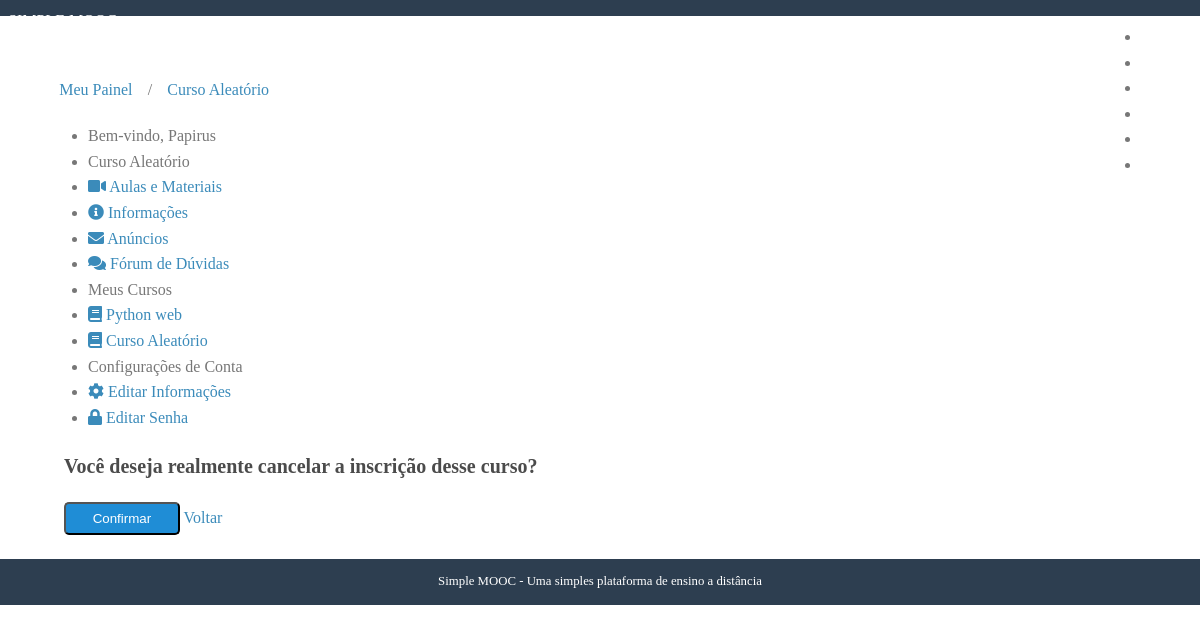
Page /cursos/curso-aleatorio/cancelar-inscricao/ (signed in) on the committed database.
### courses/models.py (models this page shows, shortened)
class Course(models.Model):
    name = models.CharField('Nome', max_length=100)
    slug = models.SlugField('Atalho')
    description = models.TextField('Descrição', blank=True)
    about = models.TextField('Sobre o curso', blank = True)
    start_date = models.DateField(
        'Data de inicio', null=True, blank=True
    )
    image = models.ImageField(
        upload_to='courses/images', verbose_name='Imagem',
        null=True, blank=True
    )
    created_at = models.DateField(
        'Criado em', auto_now_add=True
    )
    updated_at = models.DateField(
        'Atualizado em', auto_now = True
    )
    objects = CourseManager()
    def __str__(self):
        return self.name
    class Meta:
        verbose_name = 'Curso'
        verbose_name_plural = 'Cursos'
        ordering = ['name']

class Enrollment(models.Model):
    STATUS_CHOICES = (
        (0, 'Pendente'),
        (1, 'Aprovado'),
        (2, 'Cancelado')
    )
    user = models.ForeignKey(
        settings.AUTH_USER_MODEL, verbose_name='Usuário',
        related_name='enrollments', on_delete=models.CASCADE,
    )
    course = models.ForeignKey(
        Course, verbose_name='Curso',
        related_name='enrollments', on_delete=models.CASCADE
    )
    status = models.IntegerField('Situação', choices=STATUS_CHOICES,
        default = 0,
        blank = True,
    )
    created_at = models.DateTimeField('Criado em', auto_now_add=True)
    updated_at = models.DateTimeField('Atualizado em', auto_now=True)
    class Meta:
        verbose_name = 'Inscrição'
        verbose_name_plural = 'Incrições'
        unique_together = (('user', 'course'),)

### accounts/models.py (models this page shows, shortened)
class User(AbstractUser, PermissionsMixin):
    username = models.CharField('Nome do usuário', max_length=30, unique = True,
    validators=[validators.RegexValidator(re.compile('^[\w.@+-]+$'),
            'O nome de usuário só pode conter letras, digitos ou os '
            'seguintes caracteres: @/./+/-/_', 'invalid')]
    )
    email = models.EmailField('E-mail', unique=True)
    name = models.CharField('Nome', max_length=100, blank=True)
    is_active = models.BooleanField('Está Ativo?', blank=True, default=True)
    is_staff = models.BooleanField('É da equipe', blank=True, default=False)
    is_superuser = models.BooleanField('É da equipe', blank=True, default=False)
    date_joined = models.DateTimeField('Data de Entrada', auto_now_add=True)
    objects = UserManager()
    USERNAME_FIELD = 'username'
    REQUIRED_FIELDS = ['email']
    def __str__(self):
        return self.name or self.username
    class Meta:
        verbose_name = 'Usuário'
        verbose_name_plural = 'Usuários'

### courses/views.py (the view)
# urls.py: path('<str:slug>/cancelar-inscricao/', views.undo_enrollment, name='undo_enrollment'),
@login_required
def undo_enrollment(request, slug):
    course = get_object_or_404(Course, slug=slug)
    enrollment = get_object_or_404(
        Enrollment, user=request.user, course=course
    )
    if request.method == 'POST':
        enrollment.delete()
        messages.success(request, 'Sua inscrição foi cancelada com sucesso')
        return redirect('accounts:dashboard')
    template = 'courses/undo_enrollment.html'
    context = {
        'enrollment': enrollment,
        'course': course,
    }
    return render(request, template, context)

### accounts/templatetags/courses_tags.py (called while the page is built)
@register.simple_tag
def load_my_courses(user):
    return Enrollment.objects.filter(user=user)

### courses/templates/courses/undo_enrollment.html (shortened to what this page needs)
{% extends 'courses/course_dashboard.html' %}
{% block dashboard_content %}
    <form action="" method='POST'>
        <h3>Você deseja realmente cancelar a inscrição desse curso?</h3>
        <div class="pure-controls">
            <button type="submit" class="pure-button pure-button-primary">Confirmar</button>
            <a href="{% url 'courses:announcements' enrollment.course.slug %}" class="pure-button">Voltar</a>
        </div>
    </form>
{% endblock dashboard_content %}

### courses/templates/courses/course_dashboard.html
{% extends "accounts/dashboard.html" %}
{% block breadcrumb %}
    {{ block.super }}
    <li>/</li>
    <li>
        <a href="{% url 'courses:announcements' course.slug %}">{{ course }}</a>
    </li>
{% endblock breadcrumb %}
{% block menu_options %}
    <li class="pure-menu-heading">
        {{ course }}
    </li>
    <li>
        <a href="{% url 'courses:lessons' course.slug %}">
            <i class="fa fa-video"></i>
            Aulas e Materiais
        </a>
    </li>
    <li>
        <a href="#">
            <i class="fa fa-info-circle"></i>
            Informações
        </a>
    </li>
    <li>
        <a href="{% url 'courses:announcements' course.slug %}">
            <i class="fa fa-envelope"></i>
            Anúncios
        </a>
    </li>
    <li>
        <a href="#">
            <i class="fa fa-comments"></i>
            Fórum de Dúvidas
        </a>
    </li>
    {{ block.super }}
{% endblock menu_options %}

### accounts/templates/accounts/dashboard.html (shortened to what this page needs)
{% extends 'base.html' %}
{% load courses_tags %}
{% block content %}
    {% load_my_courses user as enrollments %}
    <div class="pure-g-r content-ribbon">
        <div class="pure-u-1">
            <ul class="breadcrumb">
                {% block breadcrumb %}
                    <li>
                        <a href="{% url 'accounts:dashboard' %}">Meu Painel</a></li>
                {% endblock breadcrumb %}
            </ul>
        </div>
        <div class=" pure-u-1-3"="pure-u-1-3"">
                            <div class="pure-menu pure-menu-open">
                                <ul>
                                    <li class="pure-menu-heading">
                                        Bem-vindo,
                                        {{ user }}
                                    </li>
                                    {% block menu_options %}
                                        <li class="pure-menu-heading">Meus Cursos</a>
                                        {% for enrollment in enrollments %}
                                            <li>
                                                <a href="{% url 'courses:announcements' enrollment.course.slug %}">
                                                    <i class="fas fa-book"></i>
                                                    {{ enrollment.course }}
                                                </a>
                                            </li>
                                            {% empty %}
                                            <li>Nenhum curso encontrado</li>
                                        {% endfor %}
                                        <li class="pure-menu-heading">Configurações de Conta</li>
                                        <li>
                                            <a href="{% url 'accounts:edit' %}">
                                                <i class="fas fa-cog"></i>
                                                Editar Informações
                                            </a>
                                        </li>
                                        <li>
                                            <a href="{% url 'accounts:edit_password' %}">
                                                <i class="fas fa-lock"></i>
                                                Editar Senha
                                            </a>
                                        </li>
                                    {% endblock menu_options %}
                                </ul>
                            </div>
                        </div>
                        <div class="pure-u-2-3">
                            <div class="inner">
                                {% block dashboard_content %}{% endblock dashboard_content %}
                            </div>
                        </div>
                    </div>
                {% endblock content %}

### core/static/css/styles.css (style rules this page uses)
* { -webkit-box-sizing: border-box; -moz-box-sizing: border-box; box-sizing: border-box; }
body { margin: 0 auto; line-height: 1.7em; }
a { color: #3b8bba; }
.content .content-ribbon { margin: 1.5em 3em; }
.pure-button-primary { background-color: #1f8dd6; color: white; padding: 0.5em 2em; border-radius: 5px; }
.inner { padding: 0em 1em; }
ul.breadcrumb { padding: 0; }
ul.breadcrumb li { display: inline-block; }
ul.breadcrumb li a { display: inline-block; padding: 0.3em 0.7em; }
body { min-width: 320px; color: #777; line-height: 1.6; }
h1, h2, h3, h4, h5, h6 { font-weight: bold; color: rgb(75, 75, 75); }
h3 { font-size: 1.25em; }
a { color: #3b8bba; text-decoration: none; }

### rows in the picture
Course: name "Curso Aleatório"
User: name "Papirus"
Enrollment: course "Python web"
Enrollment: course "Curso Aleatório"
